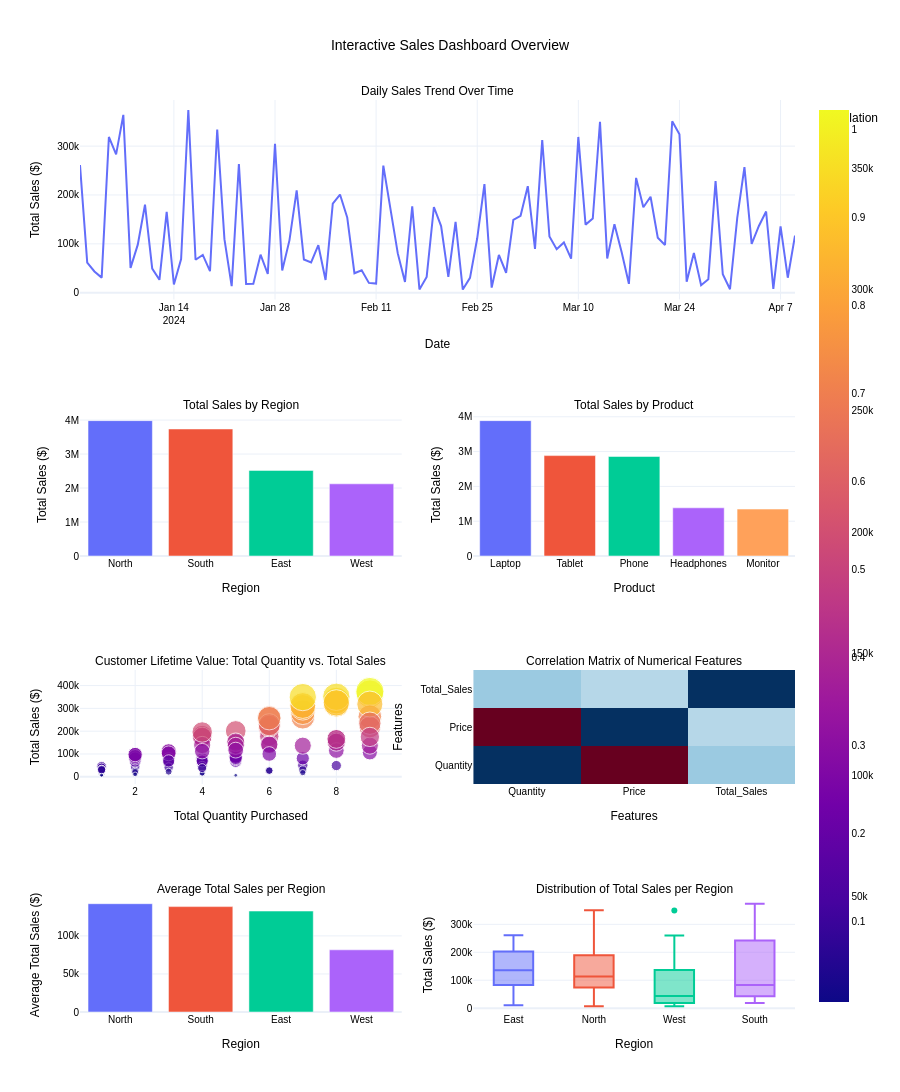

The code cell stored with this chart in its notebook:
### Code cell
from plotly.subplots import make_subplots

# Recreate Plotly version of CLTV scatter plot
fig_cltv_plotly = px.scatter(
    customer_cltv,
    x='Total_Quantity',
    y='Total_Sales',
    color='Total_Sales', # Color points by Total Sales
    size='Total_Sales', # Size points by Total Sales
    title='Customer Lifetime Value: Total Quantity vs. Total Sales',
    labels={'Total_Quantity': 'Total Quantity Purchased', 'Total_Sales': 'Total Sales ($)'},
    template='plotly_white'
)
fig_cltv_plotly.update_layout(title_x=0.5)

# Recreate Plotly version of Correlation Heatmap
fig_correlation_heatmap_plotly = go.Figure(data=go.Heatmap(
                   z=correlation_matrix.values,
                   x=correlation_matrix.columns,
                   y=correlation_matrix.index,
                   colorscale='RdBu', # Changed 'Coolwarm' to 'RdBu'
                   colorbar=dict(title='Correlation')),
                   layout=go.Layout(title='Correlation Matrix of Numerical Features',
                                    xaxis_title='Features',
                                    yaxis_title='Features'))
fig_correlation_heatmap_plotly.update_layout(title_x=0.5)

# Recreate Plotly version of Distribution of Total Sales per Region Box Plot
fig_sales_distribution_region_plotly = px.box(
    df,
    x='Region',
    y='Total_Sales',
    color='Region',
    title='Distribution of Total Sales per Region',
    labels={'Region': 'Region', 'Total_Sales': 'Total Sales ($)'},
    template='plotly_white'
)
fig_sales_distribution_region_plotly.update_layout(title_x=0.5)


# Create subplots for the dashboard (4 rows, 2 columns)
# The sales trend will span across 2 columns in the first row.
dashboard = make_subplots(
    rows=4, cols=2,
    row_heights=[0.35, 0.25, 0.20, 0.20],
    specs=[[
        {"colspan": 2},
        None
    ],
    [{}, {}],
    [{}, {}],
    [{}, {}]],
    subplot_titles=[
        "Daily Sales Trend Over Time",
        "Total Sales by Region",
        "Total Sales by Product",
        "Customer Lifetime Value: Total Quantity vs. Total Sales",
        "Correlation Matrix of Numerical Features",
        "Average Total Sales per Region",
        "Distribution of Total Sales per Region"
    ]
)

# Add traces from existing Plotly figures to the dashboard
# 1. Daily Sales Trend
for trace in fig_sales_trend.data:
    dashboard.add_trace(trace, row=1, col=1)

# 2. Total Sales by Region
for trace in fig_regional_sales.data:
    dashboard.add_trace(trace, row=2, col=1)

# 3. Total Sales by Product
for trace in fig_product_sales.data:
    dashboard.add_trace(trace, row=2, col=2)

# 4. Customer Lifetime Value (Plotly version)
for trace in fig_cltv_plotly.data:
    dashboard.add_trace(trace, row=3, col=1)

# 5. Correlation Matrix (Plotly version)
for trace in fig_correlation_heatmap_plotly.data:
    dashboard.add_trace(trace, row=3, col=2)

# 6. Average Total Sales per Region
for trace in fig_avg_sales_region.data:
    dashboard.add_trace(trace, row=4, col=1)

# 7. Distribution of Total Sales per Region (Plotly version)
for trace in fig_sales_distribution_region_plotly.data:
    dashboard.add_trace(trace, row=4, col=2)


# Update layout for the entire dashboard
dashboard.update_layout(
    title_text="Interactive Sales Dashboard Overview",
    height=1200,
    showlegend=False, # Often better to manage legends within individual subplots if needed
    template='plotly_white',
    title_x=0.5,
    font=dict(family="Arial", size=10, color="black")
)

# Adjust subplot titles font size
for i in dashboard['layout']['annotations']:
    i['font']['size'] = 12

# Update axis labels and range selectors for each subplot where necessary
dashboard.update_xaxes(rangeslider_visible=False, row=1, col=1) # Remove range slider for daily sales to avoid clutter in dashboard
dashboard.update_xaxes(title_text='Date', row=1, col=1)
dashboard.update_yaxes(title_text='Total Sales ($)', row=1, col=1)

dashboard.update_xaxes(title_text='Region', row=2, col=1)
dashboard.update_yaxes(title_text='Total Sales ($)', row=2, col=1)

dashboard.update_xaxes(title_text='Product', row=2, col=2)
dashboard.update_yaxes(title_text='Total Sales ($)', row=2, col=2)

dashboard.update_xaxes(title_text='Total Quantity Purchased', row=3, col=1)
dashboard.update_yaxes(title_text='Total Sales ($)', row=3, col=1)

dashboard.update_xaxes(title_text='Features', row=3, col=2)
dashboard.update_yaxes(title_text='Features', row=3, col=2)

dashboard.update_xaxes(title_text='Region', row=4, col=1)
dashboard.update_yaxes(title_text='Average Total Sales ($)', row=4, col=1)

dashboard.update_xaxes(title_text='Region', row=4, col=2)
dashboard.update_yaxes(title_text='Total Sales ($)', row=4, col=2)

dashboard.show()

### Figure 1 — Plotly figure (JSON) as saved in the notebook; plotly's stock layout.template omitted (floating-point values rounded to 4 significant figures)
{"data": [{"hovertemplate": "Date=%{x}<br>Total Sales ($)=%{y}<extra></extra>", "legendgroup": "", "line": {"color": "#636efa", "dash": "solid"}, "marker": {"symbol": "circle"}, "mode": "lines", "name": "", "orientation": "v", "showlegend": false, "type": "scatter", "x": ["2024-01-01T00:00:00.000000000", "2024-01-02T00:00:00.000000000", "2024-01-03T00:00:00.000000000", "2024-01-04T00:00:00.000000000", "2024-01-05T00:00:00.000000000", "2024-01-06T00:00:00.000000000", "2024-01-07T00:00:00.000000000", "2024-01-08T00:00:00.000000000", "2024-01-09T00:00:00.000000000", "2024-01-10T00:00:00.000000000", "2024-01-11T00:00:00.000000000", "2024-01-12T00:00:00.000000000", "2024-01-13T00:00:00.000000000", "2024-01-14T00:00:00.000000000", "2024-01-15T00:00:00.000000000", "2024-01-16T00:00:00.000000000", "2024-01-17T00:00:00.000000000", "2024-01-18T00:00:00.000000000", "2024-01-19T00:00:00.000000000", "2024-01-20T00:00:00.000000000", "2024-01-21T00:00:00.000000000", "2024-01-22T00:00:00.000000000", "2024-01-23T00:00:00.000000000", "2024-01-24T00:00:00.000000000", "2024-01-25T00:00:00.000000000", "2024-01-26T00:00:00.000000000", "2024-01-27T00:00:00.000000000", "2024-01-28T00:00:00.000000000", "2024-01-29T00:00:00.000000000", "2024-01-30T00:00:00.000000000", "2024-01-31T00:00:00.000000000", "2024-02-01T00:00:00.000000000", "2024-02-02T00:00:00.000000000", "2024-02-03T00:00:00.000000000", "2024-02-04T00:00:00.000000000", "2024-02-05T00:00:00.000000000", "2024-02-06T00:00:00.000000000", "2024-02-07T00:00:00.000000000", "2024-02-08T00:00:00.000000000", "2024-02-09T00:00:00.000000000", "2024-02-10T00:00:00.000000000", "2024-02-11T00:00:00.000000000", "2024-02-12T00:00:00.000000000", "2024-02-13T00:00:00.000000000", "2024-02-14T00:00:00.000000000", "2024-02-15T00:00:00.000000000", "2024-02-16T00:00:00.000000000", "2024-02-17T00:00:00.000000000", "2024-02-18T00:00:00.000000000", "2024-02-19T00:00:00.000000000", "2024-02-20T00:00:00.000000000", "2024-02-21T00:00:00.000000000", "2024-02-22T00:00:00.000000000", "2024-02-23T00:00:00.000000000", "2024-02-24T00:00:00.000000000", "2024-02-25T00:00:00.000000000", "2024-02-26T00:00:00.000000000", "2024-02-27T00:00:00.000000000", "2024-02-28T00:00:00.000000000", "2024-02-29T00:00:00.000000000", "2024-03-01T00:00:00.000000000", "2024-03-02T00:00:00.000000000", "2024-03-03T00:00:00.000000000", "2024-03-04T00:00:00.000000000", "2024-03-05T00:00:00.000000000", "2024-03-06T00:00:00.000000000", "2024-03-07T00:00:00.000000000", "2024-03-08T00:00:00.000000000", "2024-03-09T00:00:00.000000000", "2024-03-10T00:00:00.000000000", "2024-03-11T00:00:00.000000000", "2024-03-12T00:00:00.000000000", "2024-03-13T00:00:00.000000000", "2024-03-14T00:00:00.000000000", "2024-03-15T00:00:00.000000000", "2024-03-16T00:00:00.000000000", "2024-03-17T00:00:00.000000000", "2024-03-18T00:00:00.000000000", "2024-03-19T00:00:00.000000000", "2024-03-20T00:00:00.000000000", "2024-03-21T00:00:00.000000000", "2024-03-22T00:00:00.000000000", "2024-03-23T00:00:00.000000000", "2024-03-24T00:00:00.000000000", "2024-03-25T00:00:00.000000000", "2024-03-26T00:00:00.000000000", "2024-03-27T00:00:00.000000000", "2024-03-28T00:00:00.000000000", "2024-03-29T00:00:00.000000000", "2024-03-30T00:00:00.000000000", "2024-03-31T00:00:00.000000000", "2024-04-01T00:00:00.000000000", "2024-04-02T00:00:00.000000000", "2024-04-03T00:00:00.000000000", "2024-04-04T00:00:00.000000000", "2024-04-05T00:00:00.000000000", "2024-04-06T00:00:00.000000000", "2024-04-07T00:00:00.000000000", "2024-04-08T00:00:00.000000000", "2024-04-09T00:00:00.000000000"], "xaxis": "x", "y": [261100, 61624, 43492, 30895, 318680, 282940, 363870, 50834, 98373, 180092, 49280, 26466, 165240, 16780, 68894, 373932, 67440, 77288, 44045, 333992, 109554, 13426, 263475, 17838, 18382, 77844, 38298, 304465, 45467, 107118, 209400, 67988, 62088, 97204, 26034, 182060, 200885, 154048, 39924, 45976, 20083, 18616, 260100, 173712, 80488, 22064, 176994, 6720, 32297, 175392, 136440, 32524, 144960, 6540, 30387, 111405, 222330, 10544, 77375, 40872, 149200, 157288, 218016, 89620, 312564, 115048, 88974, 102909, 69687, 318762, 139372, 151712, 349510, 70048, 140286, 82980, 18221, 234990, 174825, 196404, 112392, 97538, 350888, 324144, 22365, 81137, 15356, 27468, 228222, 37932, 7148, 152655, 256878, 100002, 136549, 166160, 7647, 135980, 30717, 116880], "yaxis": "y"}, {"hovertemplate": "Region=%{x}<br>Total Sales ($)=%{y}<extra></extra>", "legendgroup": "North", "marker": {"color": "#636efa", "pattern": {"shape": ""}}, "name": "North", "orientation": "v", "showlegend": true, "textposition": "auto", "type": "bar", "x": ["North"], "xaxis": "x2", "y": [3983635], "yaxis": "y2"}, {"hovertemplate": "Region=%{x}<br>Total Sales ($)=%{y}<extra></extra>", "legendgroup": "South", "marker": {"color": "#EF553B", "pattern": {"shape": ""}}, "name": "South", "orientation": "v", "showlegend": true, "textposition": "auto", "type": "bar", "x": ["South"], "xaxis": "x2", "y": [3737852], "yaxis": "y2"}, {"hovertemplate": "Region=%{x}<br>Total Sales ($)=%{y}<extra></extra>", "legendgroup": "East", "marker": {"color": "#00cc96", "pattern": {"shape": ""}}, "name": "East", "orientation": "v", "showlegend": true, "textposition": "auto", "type": "bar", "x": ["East"], "xaxis": "x2", "y": [2519639], "yaxis": "y2"}, {"hovertemplate": "Region=%{x}<br>Total Sales ($)=%{y}<extra></extra>", "legendgroup": "West", "marker": {"color": "#ab63fa", "pattern": {"shape": ""}}, "name": "West", "orientation": "v", "showlegend": true, "textposition": "auto", "type": "bar", "x": ["West"], "xaxis": "x2", "y": [2123922], "yaxis": "y2"}, {"hovertemplate": "Product=%{x}<br>Total Sales ($)=%{y}<extra></extra>", "legendgroup": "Laptop", "marker": {"color": "#636efa", "pattern": {"shape": ""}}, "name": "Laptop", "orientation": "v", "showlegend": true, "textposition": "auto", "type": "bar", "x": ["Laptop"], "xaxis": "x3", "y": [3889210], "yaxis": "y3"}, {"hovertemplate": "Product=%{x}<br>Total Sales ($)=%{y}<extra></extra>", "legendgroup": "Tablet", "marker": {"color": "#EF553B", "pattern": {"shape": ""}}, "name": "Tablet", "orientation": "v", "showlegend": true, "textposition": "auto", "type": "bar", "x": ["Tablet"], "xaxis": "x3", "y": [2884340], "yaxis": "y3"}, {"hovertemplate": "Product=%{x}<br>Total Sales ($)=%{y}<extra></extra>", "legendgroup": "Phone", "marker": {"color": "#00cc96", "pattern": {"shape": ""}}, "name": "Phone", "orientation": "v", "showlegend": true, "textposition": "auto", "type": "bar", "x": ["Phone"], "xaxis": "x3", "y": [2859394], "yaxis": "y3"}, {"hovertemplate": "Product=%{x}<br>Total Sales ($)=%{y}<extra></extra>", "legendgroup": "Headphones", "marker": {"color": "#ab63fa", "pattern": {"shape": ""}}, "name": "Headphones", "orientation": "v", "showlegend": true, "textposition": "auto", "type": "bar", "x": ["Headphones"], "xaxis": "x3", "y": [1384033], "yaxis": "y3"}, {"hovertemplate": "Product=%{x}<br>Total Sales ($)=%{y}<extra></extra>", "legendgroup": "Monitor", "marker": {"color": "#FFA15A", "pattern": {"shape": ""}}, "name": "Monitor", "orientation": "v", "showlegend": true, "textposition": "auto", "type": "bar", "x": ["Monitor"], "xaxis": "x3", "y": [1348071], "yaxis": "y3"}, {"hovertemplate": "Total Quantity Purchased=%{x}<br>Total Sales ($)=%{marker.color}<extra></extra>", "legendgroup": "", "marker": {"color": [261100, 61624, 43492, 30895, 318680, 282940, 363870, 50834, 98373, 180092, 49280, 26466, 165240, 16780, 68894, 373932, 67440, 77288, 44045, 333992, 109554, 13426, 263475, 17838, 18382, 77844, 38298, 304465, 45467, 107118, 209400, 67988, 62088, 97204, 26034, 182060, 200885, 154048, 39924, 45976, 20083, 18616, 260100, 173712, 80488, 22064, 176994, 6720, 32297, 175392, 136440, 32524, 144960, 6540, 30387, 111405, 222330, 10544, 77375, 40872, 149200, 157288, 218016, 89620, 312564, 115048, 88974, 102909, 69687, 318762, 139372, 151712, 349510, 70048, 140286, 82980, 18221, 234990, 174825, 196404, 112392, 97538, 350888, 324144, 22365, 81137, 15356, 27468, 228222, 37932, 7148, 152655, 256878, 100002, 136549, 166160, 7647, 135980, 30717, 116880], "coloraxis": "coloraxis", "size": [261100, 61624, 43492, 30895, 318680, 282940, 363870, 50834, 98373, 180092, 49280, 26466, 165240, 16780, 68894, 373932, 67440, 77288, 44045, 333992, 109554, 13426, 263475, 17838, 18382, 77844, 38298, 304465, 45467, 107118, 209400, 67988, 62088, 97204, 26034, 182060, 200885, 154048, 39924, 45976, 20083, 18616, 260100, 173712, 80488, 22064, 176994, 6720, 32297, 175392, 136440, 32524, 144960, 6540, 30387, 111405, 222330, 10544, 77375, 40872, 149200, 157288, 218016, 89620, 312564, 115048, 88974, 102909, 69687, 318762, 139372, 151712, 349510, 70048, 140286, 82980, 18221, 234990, 174825, 196404, 112392, 97538, 350888, 324144, 22365, 81137, 15356, 27468, 228222, 37932, 7148, 152655, 256878, 100002, 136549, 166160, 7647, 135980, 30717, 116880], "sizemode": "area", "sizeref": 934.8, "symbol": "circle"}, "mode": "markers", "name": "", "orientation": "v", "showlegend": false, "type": "scatter", "x": [7, 4, 2, 1, 8, 7, 9, 7, 3, 4, 8, 2, 8, 4, 2, 9, 5, 4, 1, 8, 3, 2, 9, 1, 2, 3, 1, 7, 1, 9, 6, 4, 3, 2, 6, 4, 5, 8, 1, 4, 1, 1, 6, 4, 2, 2, 6, 1, 1, 4, 9, 1, 6, 5, 7, 3, 6, 2, 5, 3, 5, 8, 9, 5, 7, 8, 2, 3, 3, 9, 4, 8, 7, 4, 6, 5, 7, 9, 9, 4, 4, 2, 8, 8, 3, 7, 4, 6, 6, 4, 1, 5, 6, 6, 7, 8, 1, 5, 1, 5], "xaxis": "x4", "y": [261100, 61624, 43492, 30895, 318680, 282940, 363870, 50834, 98373, 180092, 49280, 26466, 165240, 16780, 68894, 373932, 67440, 77288, 44045, 333992, 109554, 13426, 263475, 17838, 18382, 77844, 38298, 304465, 45467, 107118, 209400, 67988, 62088, 97204, 26034, 182060, 200885, 154048, 39924, 45976, 20083, 18616, 260100, 173712, 80488, 22064, 176994, 6720, 32297, 175392, 136440, 32524, 144960, 6540, 30387, 111405, 222330, 10544, 77375, 40872, 149200, 157288, 218016, 89620, 312564, 115048, 88974, 102909, 69687, 318762, 139372, 151712, 349510, 70048, 140286, 82980, 18221, 234990, 174825, 196404, 112392, 97538, 350888, 324144, 22365, 81137, 15356, 27468, 228222, 37932, 7148, 152655, 256878, 100002, 136549, 166160, 7647, 135980, 30717, 116880], "yaxis": "y4"}, {"colorbar": {"title": {"text": "Correlation"}}, "colorscale": [[0, "rgb(103,0,31)"], [0.1, "rgb(178,24,43)"], [0.2, "rgb(214,96,77)"], [0.3, "rgb(244,165,130)"], [0.4, "rgb(253,219,199)"], [0.5, "rgb(247,247,247)"], [0.6, "rgb(209,229,240)"], [0.7, "rgb(146,197,222)"], [0.8, "rgb(67,147,195)"], [0.9, "rgb(33,102,172)"], [1, "rgb(5,48,97)"]], "type": "heatmap", "x": ["Quantity", "Price", "Total_Sales"], "xaxis": "x5", "y": ["Quantity", "Price", "Total_Sales"], "yaxis": "y5", "z": [[1.0, 0.008014, 0.6881], [0.008014, 1.0, 0.6461], [0.6881, 0.6461, 1.0]]}, {"hovertemplate": "Region=%{x}<br>Average Total Sales ($)=%{y}<extra></extra>", "legendgroup": "North", "marker": {"color": "#636efa", "pattern": {"shape": ""}}, "name": "North", "orientation": "v", "showlegend": true, "textposition": "auto", "type": "bar", "x": ["North"], "xaxis": "x6", "y": [142300.0], "yaxis": "y6"}, {"hovertemplate": "Region=%{x}<br>Average Total Sales ($)=%{y}<extra></extra>", "legendgroup": "South", "marker": {"color": "#EF553B", "pattern": {"shape": ""}}, "name": "South", "orientation": "v", "showlegend": true, "textposition": "auto", "type": "bar", "x": ["South"], "xaxis": "x6", "y": [138400.0], "yaxis": "y6"}, {"hovertemplate": "Region=%{x}<br>Average Total Sales ($)=%{y}<extra></extra>", "legendgroup": "East", "marker": {"color": "#00cc96", "pattern": {"shape": ""}}, "name": "East", "orientation": "v", "showlegend": true, "textposition": "auto", "type": "bar", "x": ["East"], "xaxis": "x6", "y": [132600.0], "yaxis": "y6"}, {"hovertemplate": "Region=%{x}<br>Average Total Sales ($)=%{y}<extra></extra>", "legendgroup": "West", "marker": {"color": "#ab63fa", "pattern": {"shape": ""}}, "name": "West", "orientation": "v", "showlegend": true, "textposition": "auto", "type": "bar", "x": ["West"], "xaxis": "x6", "y": [81690.0], "yaxis": "y6"}, {"alignmentgroup": "True", "hovertemplate": "Region=%{x}<br>Total Sales ($)=%{y}<extra></extra>", "legendgroup": "East", "marker": {"color": "#636efa"}, "name": "East", "notched": false, "offsetgroup": "East", "orientation": "v", "showlegend": true, "type": "box", "x": ["East", "East", "East", "East", "East", "East", "East", "East", "East", "East", "East", "East", "East", "East", "East", "East", "East", "East", "East"], "x0": " ", "xaxis": "x7", "y": [261100, 30895, 165240, 16780, 109554, 209400, 97204, 182060, 154048, 80488, 222330, 10544, 218016, 88974, 151712, 234990, 112392, 37932, 135980], "y0": " ", "yaxis": "y7"}, {"alignmentgroup": "True", "hovertemplate": "Region=%{x}<br>Total Sales ($)=%{y}<extra></extra>", "legendgroup": "North", "marker": {"color": "#EF553B"}, "name": "North", "notched": false, "offsetgroup": "North", "orientation": "v", "showlegend": true, "type": "box", "x": ["North", "North", "North", "North", "North", "North", "North", "North", "North", "North", "North", "North", "North", "North", "North", "North", "North", "North", "North", "North", "North", "North", "North", "North", "North", "North", "North", "North"], "x0": " ", "xaxis": "x7", "y": [61624, 318680, 98373, 77288, 333992, 263475, 77844, 38298, 304465, 45467, 107118, 200885, 176994, 144960, 6540, 111405, 149200, 115048, 102909, 69687, 140286, 174825, 350888, 81137, 228222, 7148, 166160, 30717], "y0": " ", "yaxis": "y7"}, {"alignmentgroup": "True", "hovertemplate": "Region=%{x}<br>Total Sales ($)=%{y}<extra></extra>", "legendgroup": "West", "marker": {"color": "#00cc96"}, "name": "West", "notched": false, "offsetgroup": "West", "orientation": "v", "showlegend": true, "type": "box", "x": ["West", "West", "West", "West", "West", "West", "West", "West", "West", "West", "West", "West", "West", "West", "West", "West", "West", "West", "West", "West", "West", "West", "West", "West", "West", "West"], "x0": " ", "xaxis": "x7", "y": [43492, 50834, 180092, 49280, 26466, 68894, 44045, 13426, 17838, 18382, 20083, 18616, 260100, 173712, 22064, 6720, 175392, 136440, 32524, 89620, 139372, 349510, 15356, 27468, 136549, 7647], "y0": " ", "yaxis": "y7"}, {"alignmentgroup": "True", "hovertemplate": "Region=%{x}<br>Total Sales ($)=%{y}<extra></extra>", "legendgroup": "South", "marker": {"color": "#ab63fa"}, "name": "South", "notched": false, "offsetgroup": "South", "orientation": "v", "showlegend": true, "type": "box", "x": ["South", "South", "South", "South", "South", "South", "South", "South", "South", "South", "South", "South", "South", "South", "South", "South", "South", "South", "South", "South", "South", "South", "South", "South", "South", "South", "South"], "x0": " ", "xaxis": "x7", "y": [282940, 363870, 373932, 67440, 67988, 62088, 26034, 39924, 45976, 32297, 30387, 77375, 40872, 157288, 312564, 318762, 70048, 82980, 18221, 196404, 97538, 324144, 22365, 152655, 256878, 100002, 116880], "y0": " ", "yaxis": "y7"}], "layout": {"annotations": [{"font": {"size": 12}, "showarrow": false, "text": "Daily Sales Trend Over Time", "x": 0.5, "xanchor": "center", "xref": "paper", "y": 1, "yanchor": "bottom", "yref": "paper"}, {"font": {"size": 12}, "showarrow": false, "text": "Total Sales by Region", "x": 0.225, "xanchor": "center", "xref": "paper", "y": 0.6562, "yanchor": "bottom", "yref": "paper"}, {"font": {"size": 12}, "showarrow": false, "text": "Total Sales by Product", "x": 0.775, "xanchor": "center", "xref": "paper", "y": 0.6562, "yanchor": "bottom", "yref": "paper"}, {"font": {"size": 12}, "showarrow": false, "text": "Customer Lifetime Value: Total Quantity vs. Total Sales", "x": 0.225, "xanchor": "center", "xref": "paper", "y": 0.375, "yanchor": "bottom", "yref": "paper"}, {"font": {"size": 12}, "showarrow": false, "text": "Correlation Matrix of Numerical Features", "x": 0.775, "xanchor": "center", "xref": "paper", "y": 0.375, "yanchor": "bottom", "yref": "paper"}, {"font": {"size": 12}, "showarrow": false, "text": "Average Total Sales per Region", "x": 0.225, "xanchor": "center", "xref": "paper", "y": 0.125, "yanchor": "bottom", "yref": "paper"}, {"font": {"size": 12}, "showarrow": false, "text": "Distribution of Total Sales per Region", "x": 0.775, "xanchor": "center", "xref": "paper", "y": 0.125, "yanchor": "bottom", "yref": "paper"}], "font": {"color": "black", "family": "Arial", "size": 10}, "height": 1200, "showlegend": false, "title": {"text": "Interactive Sales Dashboard Overview", "x": 0.5}, "xaxis": {"anchor": "y", "domain": [0, 1], "rangeslider": {"visible": false}, "title": {"text": "Date"}}, "xaxis2": {"anchor": "y2", "domain": [0, 0.45], "title": {"text": "Region"}}, "xaxis3": {"anchor": "y3", "domain": [0.55, 1], "title": {"text": "Product"}}, "xaxis4": {"anchor": "y4", "domain": [0, 0.45], "title": {"text": "Total Quantity Purchased"}}, "xaxis5": {"anchor": "y5", "domain": [0.55, 1], "title": {"text": "Features"}}, "xaxis6": {"anchor": "y6", "domain": [0, 0.45], "title": {"text": "Region"}}, "xaxis7": {"anchor": "y7", "domain": [0.55, 1], "title": {"text": "Region"}}, "yaxis": {"anchor": "x", "domain": [0.7812, 1], "title": {"text": "Total Sales ($)"}}, "yaxis2": {"anchor": "x2", "domain": [0.5, 0.6562], "title": {"text": "Total Sales ($)"}}, "yaxis3": {"anchor": "x3", "domain": [0.5, 0.6562], "title": {"text": "Total Sales ($)"}}, "yaxis4": {"anchor": "x4", "domain": [0.25, 0.375], "title": {"text": "Total Sales ($)"}}, "yaxis5": {"anchor": "x5", "domain": [0.25, 0.375], "title": {"text": "Features"}}, "yaxis6": {"anchor": "x6", "domain": [0, 0.125], "title": {"text": "Average Total Sales ($)"}}, "yaxis7": {"anchor": "x7", "domain": [0, 0.125], "title": {"text": "Total Sales ($)"}}}}
